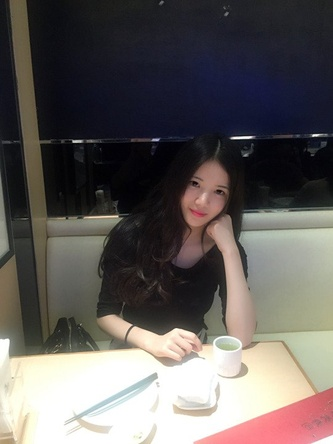
#> input picture objectDetection/learnopencv.com/ObjectDetection-YOLO/pic/some girls/陈思思 (2) 2.jpg, 333 x 444 px, shrunk from 540 x 720 before the run, found by its file name
$ python Zhu.py
#> lines starting #> are read from the running program, lines starting #| are printed output that depends on the picture; after the words box and inside, x2 and y2 are one past the last pixel; in counts of white or black regions, pixels touching at a corner belong together
# -*- coding: utf-8 -*-

from __future__ import print_function
import cv2 as cv


if True:
    frame = cv.imread("/Users/hello/Desktop/陈思思 (2) 2.jpg")
#> frame is the input picture: shape (444, 333, 3); mean B, G, R 91.4, 93.4, 98.5
    frame = cv.imread("/Users/hello/Desktop/mmexport1546947426207.jpg")
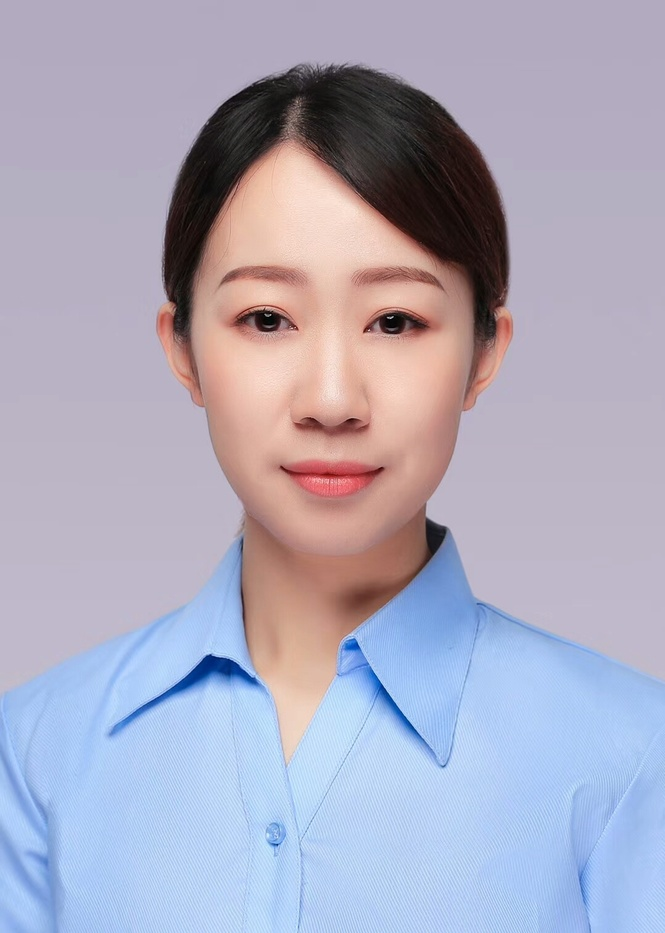
#> input picture objectDetection/learnopencv.com/ObjectDetection-YOLO/pic/some girls/mmexport1546947426207.jpg, 665 x 933 px, shrunk from 1078 x 1512 before the run, found by its file name
#> frame is the input picture: shape (933, 665, 3); mean B, G, R 189.1, 170.1, 172.5
    frame = cv.imread("/Users/hello/Desktop/mmexport1546947420692.jpg")
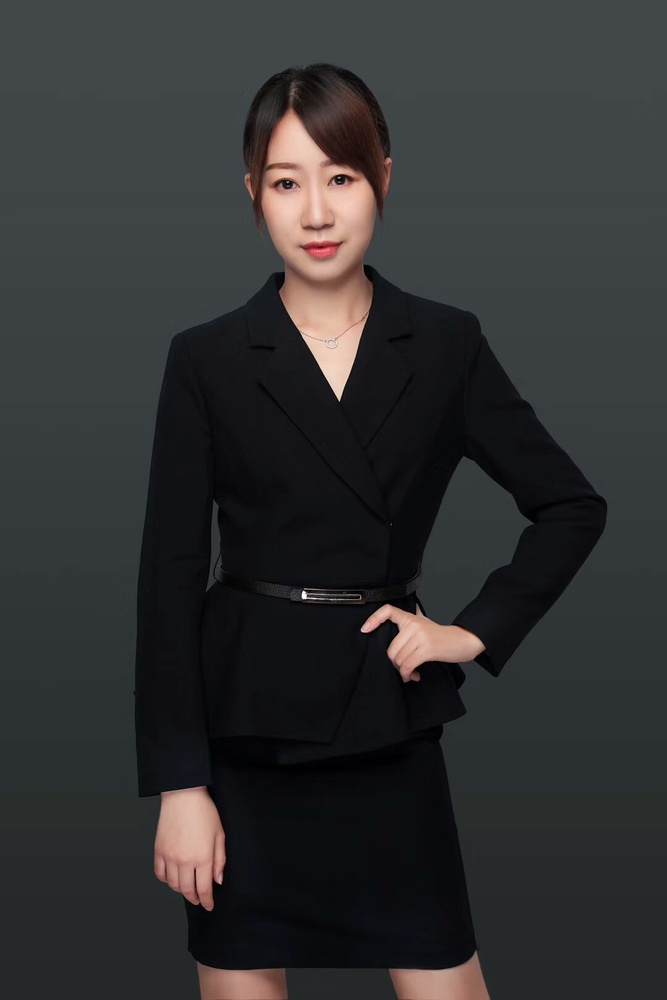
#> input picture objectDetection/learnopencv.com/ObjectDetection-YOLO/pic/some girls/mmexport1546947420692.jpg, 667 x 1000 px, shrunk from 1080 x 1620 before the run, found by its file name
#> frame is the input picture: shape (1000, 667, 3); mean B, G, R 50.9, 49, 48.6


    face_cascade = cv.CascadeClassifier()


    #-- 1. Load the cascades
    xml="./data/haarcascades/haarcascade_frontalface_alt.xml"
    xml="./data/hogcascades/hogcascade_pedestrians.xml"  ###HOG cascade is not supported in 3.0 in function 'read
    xml="./data/lbpcascades/lbpcascade_frontalface.xml"
    xml="./data/haarcascades/haarcascade_smile.xml"

    if not face_cascade.load(xml):
        print('--(!)Error loading face cascade')
        exit(0)


    frame_gray = cv.cvtColor(frame, cv.COLOR_BGR2GRAY)
    frame_gray = cv.equalizeHist(frame_gray)
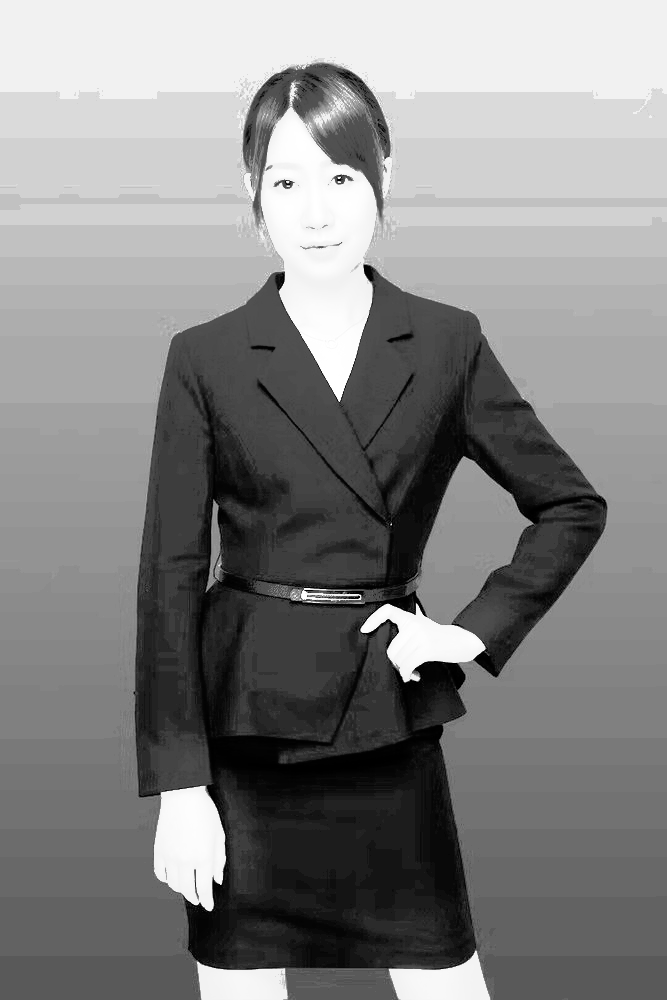
#> frame_gray: shape (1000, 667); min 0, max 255, mean 131.1

    #-- Detect faces
    faces = face_cascade.detectMultiScale(frame_gray)
#> faces = 20 rows, first 6: [273, 570, 101, 51], [309, 68, 45, 22], [326, 81, 45, 22], [281, 227, 80, 40], [350, 367, 77, 39], [292, 425, 102, 51]
    for (x,y,w,h) in faces:
        center = (x + w//2, y + h//2)
        frame = cv.ellipse(frame, center, (w//2, h//2), 0, 0, 360, (255, 0, 255), 4)
#> this loop made 20 passes
#> (x, y, w, h, center) on passes 1 to 12: (273, 570, 101, 51, (323, 595)), (309, 68, 45, 22, (331, 79)), (326, 81, 45, 22, (348, 92)), (281, 227, 80, 40, (321, 247)), (350, 367, 77, 39, (388, 386)), (292, 425, 102, 51, (343, 450)), (275, 716, 80, 40, (315, 736)), (193, 330, 87, 44, (236, 352)), (328, 464, 83, 42, (369, 485)), (524, 495, 78, 39, (563, 514)), (248, 741, 88, 44, (292, 763)), (222, 906, 95, 47, (269, 929))
#> pass 1, `frame = cv.ellipse(frame, center, (w//2, h//2), 0, 0, 360, (255, 0, 25..`:
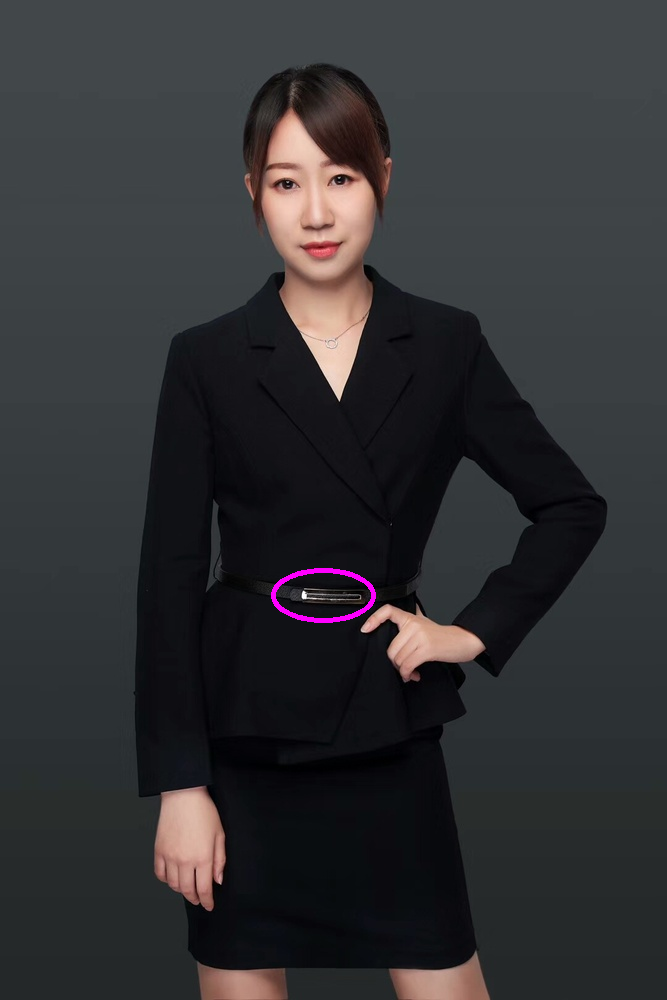
#> frame: shape (1000, 667, 3); 0.18% of pixels changed, all inside (x1, y1, x2, y2) = (271, 568, 376, 623)
#> pass 2, `frame = cv.ellipse(frame, center, (w//2, h//2), 0, 0, 360, (255, 0, 25..`:
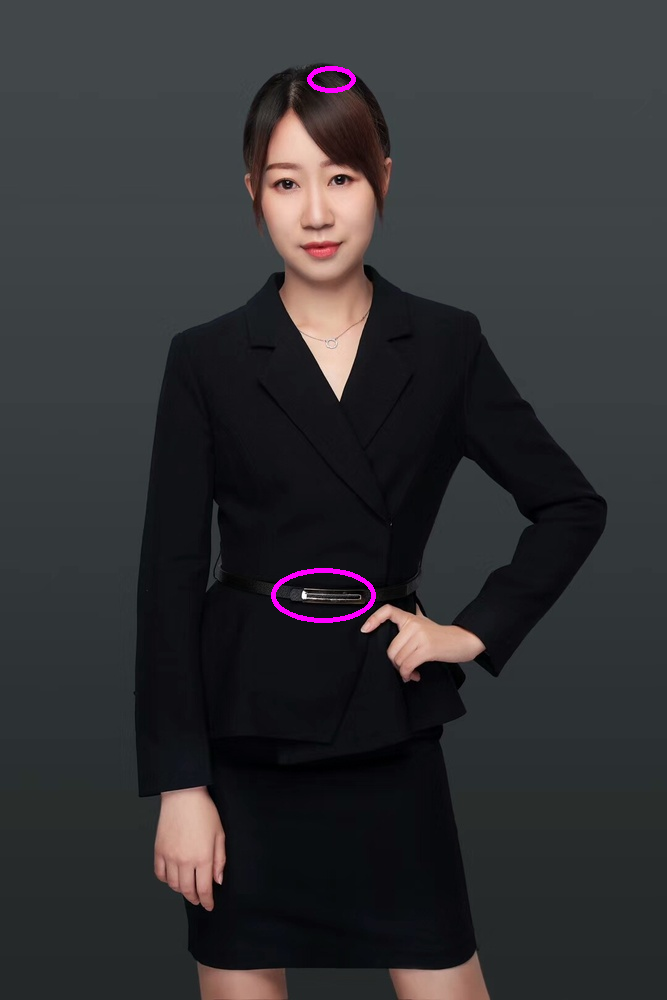
#> frame: shape (1000, 667, 3); 0.08% of pixels changed, all inside (x1, y1, x2, y2) = (307, 66, 356, 93)
#> pass 3, `frame = cv.ellipse(frame, center, (w//2, h//2), 0, 0, 360, (255, 0, 25..`:
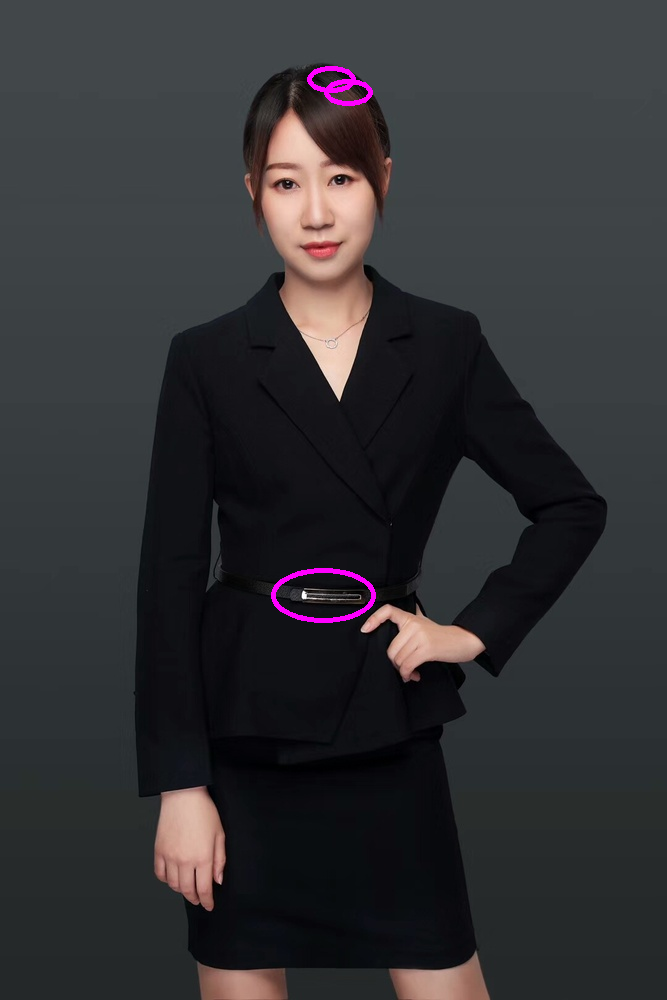
#> frame: shape (1000, 667, 3); 0.07% of pixels changed, all inside (x1, y1, x2, y2) = (324, 79, 373, 106)
#> after the loop:
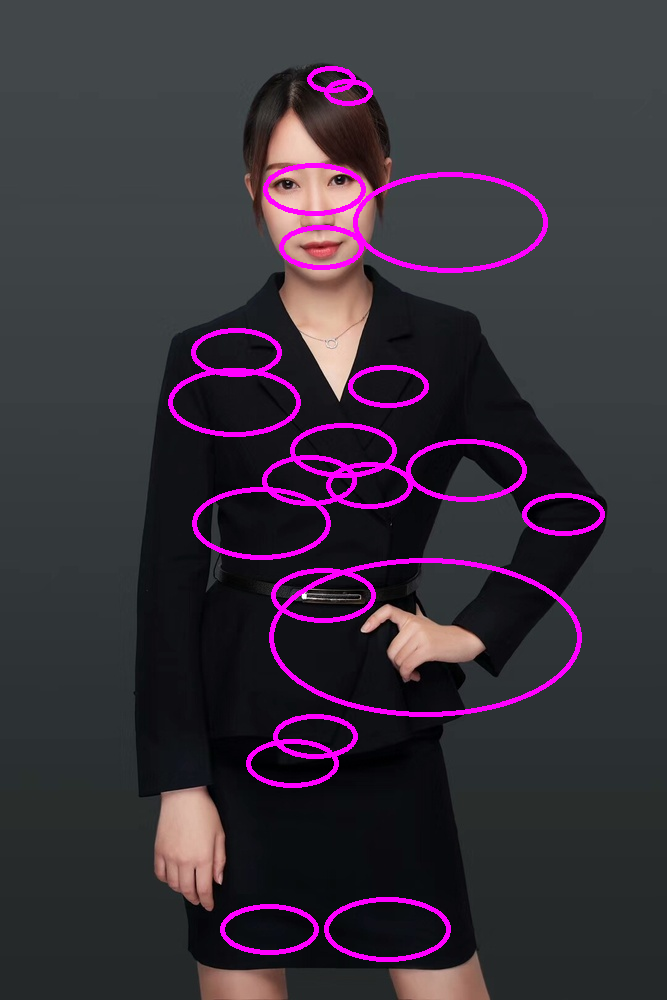
#> frame: shape (1000, 667, 3); 3.44% of pixels changed, all inside (x1, y1, x2, y2) = (168, 163, 605, 962)


    cv.imshow('Capture - Face detection', frame)


    ch = cv.waitKey()
#> (key Esc is pressed here)
